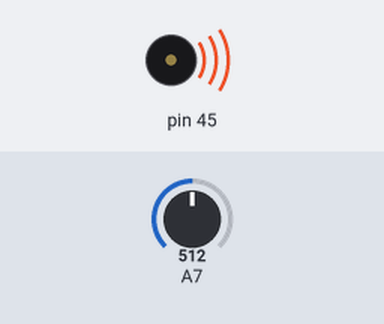
The sketch below on a simulated Arduino Mega 2560, built with avr-gcc and run on an emulated ATmega2560. On the bench: buzzer (waves = sounding). The test bench sets the inputs (shaded band); at power-on: A7 = 512. What the sketch prints to the serial monitor is not drawn.

Above: at 0.1 s.
Timing chart, 0 to 1.6 s (numbered marks = the images above):
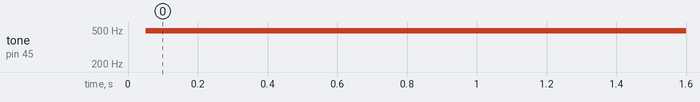

Measured:
- by itself, tone on pin 45: silent → 490 Hz at 0.05 s

The sketch:

SoundSensorMitBuzzerTest.ino
```cpp
/* Testprogramm für den Sound-Sensor am Auriga-Board.
 *
 * ACHTUNG: beim Auriga ist der Sound-Sensor am Port 14 angeschlossen.
 */
#include <MeAuriga.h>

MeSoundSensor soundSensor(PORT_14);

#define buzzerOn()  pinMode(45,OUTPUT),analogWrite(45, 127)
#define buzzerOff() pinMode(45,OUTPUT),analogWrite(45, 0)

unsigned long buzzerOnMillis;
unsigned long buzzerOffMillis;

void setup() {
  Serial.begin(115200);
  buzzerOnMillis = millis();
  buzzerOffMillis = buzzerOnMillis + 500;
}


void loop() {
  if (millis() > buzzerOnMillis) {
    buzzerOn();
    buzzerOnMillis = millis() + 2000;
  }
  if (millis() > buzzerOffMillis) {
    buzzerOff();
    buzzerOffMillis = buzzerOnMillis + 500;
  }
  Serial.print("value:");
  Serial.println(soundSensor.strength() );
  delay(50);
}
```
